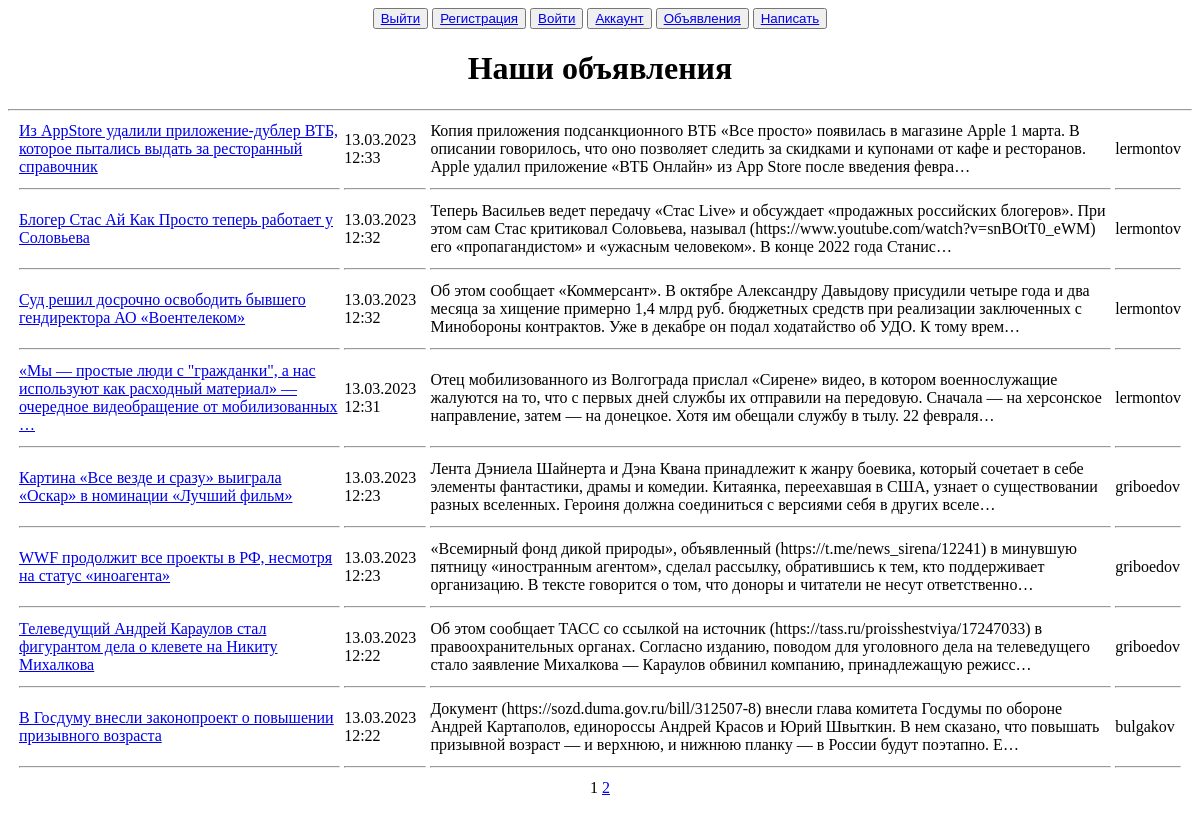
The app's page /, older data.
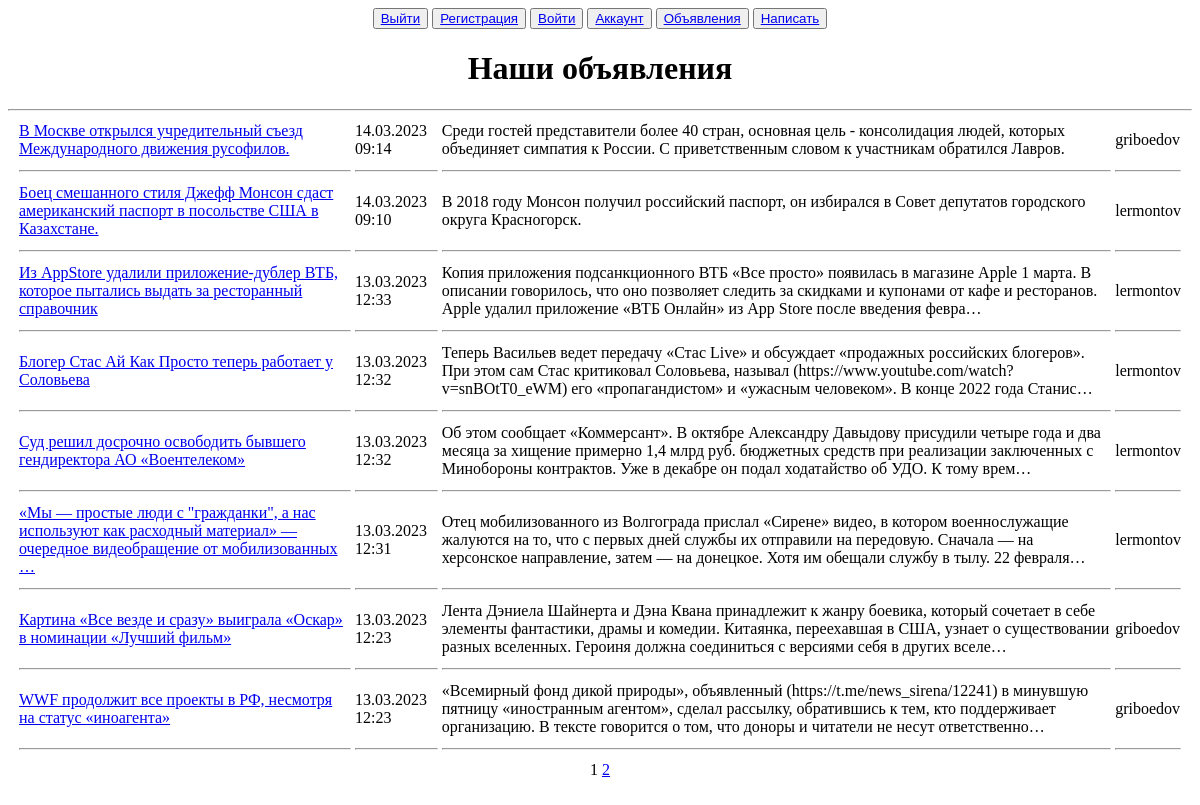
The same page, newer data.
### postboard/models.py (models this page shows, shortened)
class Post(models.Model):
    title = models.CharField(max_length=255, unique=True, verbose_name='Заголовок')
    text = models.TextField(verbose_name='Текст')
    time = models.DateTimeField(auto_now_add=True, verbose_name='Время написания')
    author = models.ForeignKey(FunUser, on_delete=models.CASCADE, verbose_name='Автор',)
    category = models.ForeignKey(Category, on_delete=models.CASCADE, verbose_name='Категория')
    class Meta:
        verbose_name = 'Объявление'
        verbose_name_plural = 'Объявления'
        ordering = ['-time']

### users/models.py (models this page shows)
class FunUser(AbstractUser):
    code = models.CharField(max_length=63, blank=True)

### postboard/views.py (the view)
# urls.py: path('', PostsList.as_view(template_name='postboard/posts.html'), name='posts'),
class PostsList(ListView):
    model = Post
    ordering = '-time'
    context_object_name = 'posts'
    paginate_by = 8
    extra_context = {'title': 'Наши объявления'}
    def get_context_data(self, *, object_list=None, **kwargs):
        context = super().get_context_data(**kwargs)
        context['quantity'] = Post.objects.all().count()
        return context

### postboard/templatetags/custom_tags.py (called while the page is built)
@register.simple_tag(takes_context=True)
def url_replace(context, **kwargs):
    d = context['request'].GET.copy()
    for k, v in kwargs.items():
        d[k] = v
    return d.urlencode()

### templates/postboard/posts.html
{% extends 'default.html' %}
{% block content %}
<center>
   <h1>{{ title }}</h1>
   <hr>
</center>
{% if posts %}
    <table>
        {% for post in posts %}
            <tr>
                <td>&nbsp</td>
                <td><a href="{% url 'post' pk=post.pk %}">{{ post.title|truncatechars:120 }}</a><br></td>
                <td>{{ post.time|date:'d.m.Y H:i'  }}</td>
                <td>{{ post.text |truncatechars:255 }}</td>
                <td>{{ post.author }}</td>
                <td>&nbsp</td>
            </tr>
            <tr>
                <td>&nbsp</td>
                <td><hr></td>
                <td><hr></td>
                <td><hr></td>
                <td><hr></td>
                <td>&nbsp</td>
            </tr>
        {% endfor %}
    </table>
    {% include 'list_pages.html' %}
{% else %}
    <center>
        <h2>Объявлений нет!</h2>
    </center>
{% endif %}
<br><br>
{% endblock content %}

Row changes from the older to the newer data that the page shows:
no longer on this page (row unchanged): Post: title "Телеведущий Андрей Караулов стал фигурантом дела о клевете на Никиту Михалкова", time "13.03.2023 12:22", text "Об этом сообщает ТАСС со ссылкой на источник (https://tass.ru/proisshestviya/17247033) в правоохранительных органах. Согласно изданию, поводом для уголовного дела на телеведущего стало заявление Михалкова — Караулов обвинил компанию, принадлежащую режисс…", author "griboedov"
no longer on this page (row unchanged): Post: title "В Госдуму внесли законопроект о повышении призывного возраста", time "13.03.2023 12:22", text "Документ (https://sozd.duma.gov.ru/bill/312507-8) внесли глава комитета Госдумы по обороне Андрей Картаполов, единороссы Андрей Красов и Юрий Швыткин. В нем сказано, что повышать призывной возраст — и верхнюю, и нижнюю планку — в России будут поэтапно. Е…", author "bulgakov"
added Post: title "В Москве открылся учредительный съезд Международного движения русофилов.", time "14.03.2023 09:14", text "Среди гостей представители более 40 стран, основная цель - консолидация людей, которых объединяет симпатия к России. С приветственным словом к участникам обратился Лавров.", author "griboedov"
added Post: title "Боец смешанного стиля Джефф Монсон сдаст американский паспорт в посольстве США в Казахстане.", time "14.03.2023 09:10", text "В 2018 году Монсон получил российский паспорт, он избирался в Совет депутатов городского округа Красногорск.", author "lermontov"
